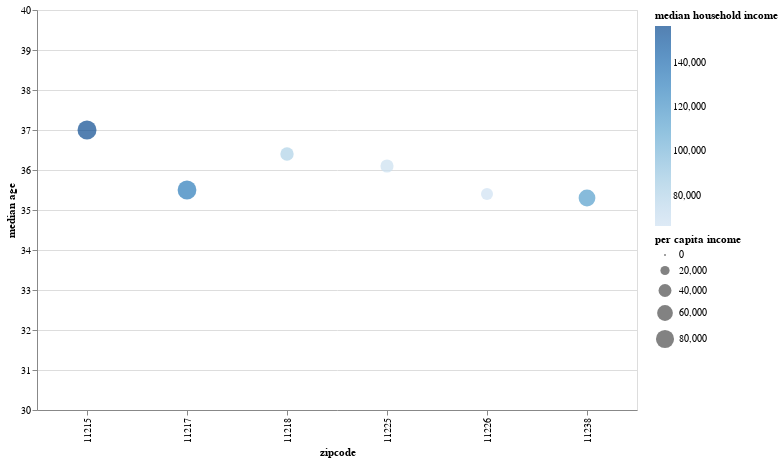

Here is the notebook cell this chart was saved with:
### Code cell
scatter_plot = alt.Chart(df_census_reporter).mark_circle().encode(
    x='zipcode:O',
    y=alt.Y('median age:Q', scale=y_scale),
    size='per capita income:Q',
    color='median household income:Q',
    tooltip=['zipcode:N', 'median age:Q', 'per capita income:Q', 'median household income:Q']
).properties(
    width=600,
    height=400
)
scatter_plot

### Figure 1 — Vega-Lite specification as saved in the notebook (floating-point values rounded to 4 significant figures)
{"config": {"view": {"continuousWidth": 300, "continuousHeight": 300}}, "data": {"name": "data-d283cebe4318a2d46c17ceda71900dd8"}, "mark": {"type": "circle"}, "encoding": {"color": {"field": "median household income", "type": "quantitative"}, "size": {"field": "per capita income", "type": "quantitative"}, "tooltip": [{"field": "zipcode", "type": "nominal"}, {"field": "median age", "type": "quantitative"}, {"field": "per capita income", "type": "quantitative"}, {"field": "median household income", "type": "quantitative"}], "x": {"field": "zipcode", "type": "ordinal"}, "y": {"field": "median age", "scale": {"domain": [30, 40]}, "type": "quantitative"}}, "height": 400, "width": 600, "$schema": "https://vega.github.io/schema/vega-lite/v5.8.0.json", "datasets": {"data-d283cebe4318a2d46c17ceda71900dd8": [{"zipcode": 11215, "median age": 37.0, "per capita income": 87707, "median household income": 156930}, {"zipcode": 11217, "median age": 35.5, "per capita income": 85813, "median household income": 133269}, {"zipcode": 11218, "median age": 36.4, "per capita income": 43113, "median household income": 81857}, {"zipcode": 11225, "median age": 36.1, "per capita income": 41497, "median household income": 68542}, {"zipcode": 11226, "median age": 35.4, "per capita income": 34323, "median household income": 66173}, {"zipcode": 11238, "median age": 35.3, "per capita income": 67950, "median household income": 114427}]}}
